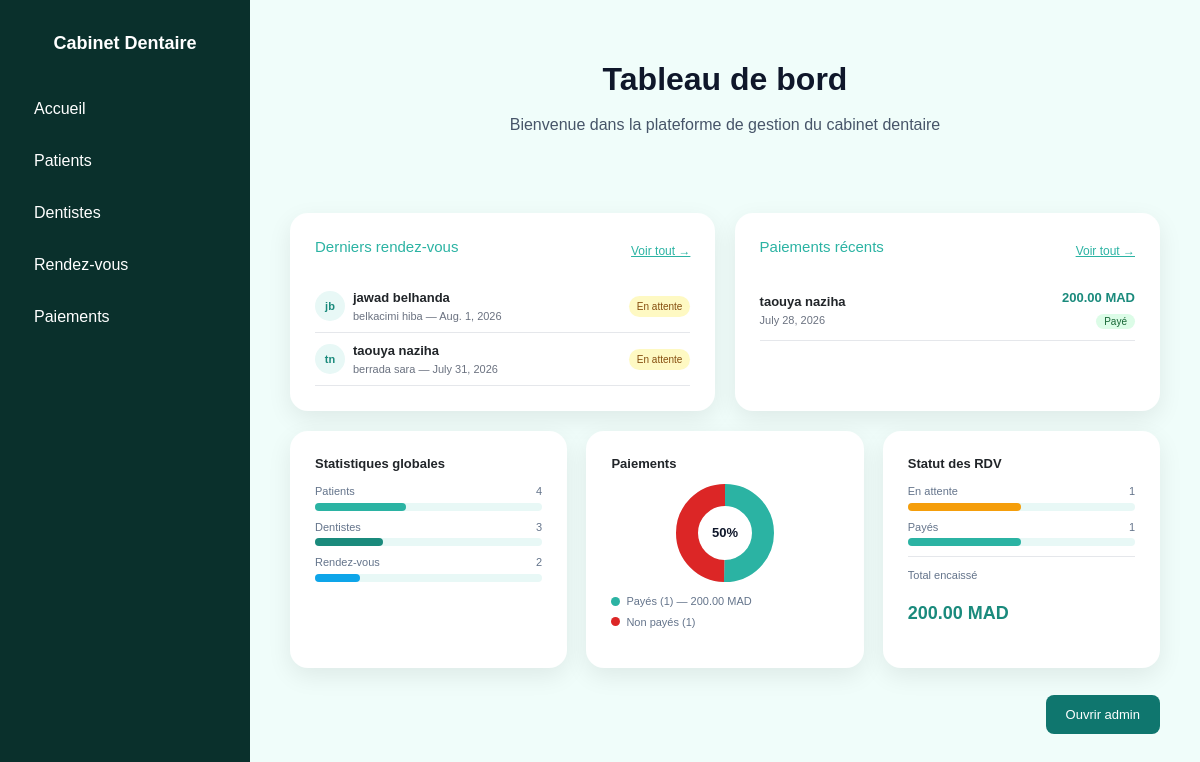
The page / on the database its author committed.
### cabinet/models.py (models this page shows, shortened)
class Rendezvous(models.Model):
    patient = models.ForeignKey(Patient, on_delete=models.CASCADE)
    dentiste = models.ForeignKey(Dentiste, on_delete=models.CASCADE)
    date = models.DateField()
    heure = models.TimeField()
    motif = models.TextField()
    statut = models.CharField(max_length=50, default="En attente")

class Patient(models.Model):
    nom = models.CharField(max_length=100)
    prenom = models.CharField(max_length=100)
    telephone = models.CharField(max_length=20)
    email = models.EmailField()
    date_naissance = models.DateField()
    def __str__(self):
        return self.nom + " " + self.prenom

class Dentiste(models.Model):
    nom = models.CharField(max_length=100)
    specialite = models.CharField(max_length=100)
    telephone = models.CharField(max_length=20)
    email = models.EmailField()
    def __str__(self):
        return self.nom

class Recu(models.Model):
    rendezvous    = models.OneToOneField(Rendezvous, on_delete=models.CASCADE)
    montant       = models.DecimalField(max_digits=8, decimal_places=2)
    date_paiement = models.DateField(auto_now_add=True)
    mode_paiement = models.CharField(max_length=50, choices=[
        ('especes', 'Espèces'),
        ('carte', 'Carte bancaire'),
        ('virement', 'Virement'),
    ], default='especes')

### cabinet/views.py (the view)
# urls.py: path('', views.home, name='home'),
def home(request):
    total_patients   = Patient.objects.count()
    total_dentistes  = Dentiste.objects.count()
    total_rendezvous = Rendezvous.objects.count()
    derniers_rdv      = Rendezvous.objects.order_by('-date')[:3]
    derniers_paiements = Recu.objects.order_by('-date_paiement')[:3]
    rdv_payes         = Rendezvous.objects.filter(recu__isnull=False)
    rdv_impayes       = Rendezvous.objects.filter(recu__isnull=True)
    total_paye        = sum(r.montant for r in Recu.objects.all()) or 0
    return render(request, 'cabinet/home.html', {
        'total_patients':    total_patients,
        'total_dentistes':   total_dentistes,
        'total_rendezvous':  total_rendezvous,
        'derniers_rdv':      derniers_rdv,
        'derniers_paiements': derniers_paiements,
        'rdv_payes':         rdv_payes,
        'rdv_impayes':       rdv_impayes,
        'total_paye':        total_paye,
    })

### cabinet/templates/cabinet/home.html (shortened to what this page needs)
{% extends 'cabinet/base.html' %}
{% block content %}
<div class="dashboard">
    <div class="dashboard-header">
        <h1 class="page-title">Tableau de bord</h1>
        <p class="page-subtitle">Bienvenue dans la plateforme de gestion du cabinet dentaire</p>
    </div>
    <div style="display: grid; grid-template-columns: 1fr 1fr; gap: 1.2rem; width: 100%; max-width: 1200px; margin-bottom: 1.2rem;">
        <div class="table-card">
            <div style="display: flex; justify-content: space-between; align-items: center; margin-bottom: 1rem;">
                <h3 style="font-size: 15px; color: #2BB3A3;">Derniers rendez-vous</h3>
                <a href="/rendezvous/" style="font-size: 12px; color: #2BB3A3;">Voir tout →</a>
            </div>
            {% for rdv in derniers_rdv %}
            <div style="display: flex; justify-content: space-between; align-items: center; padding: 8px 0; border-bottom: 1px solid #e5e7eb;">
                <div style="display: flex; align-items: center; gap: 8px;">
                    <div style="width: 30px; height: 30px; border-radius: 50%; background: #E8F8F6; color: #1A8A7C; font-size: 11px; font-weight: 700; display: flex; align-items: center; justify-content: center;">
                        {{ rdv.patient.nom|first }}{{ rdv.patient.prenom|first }}
                    </div>
                    <div>
                        <p style="font-size: 13px; font-weight: 600; margin: 0;">{{ rdv.patient }}</p>
                        <p style="font-size: 11px; color: #6b7280; margin: 0;">{{ rdv.dentiste }} — {{ rdv.date }}</p>
                    </div>
                </div>
                <span style="font-size: 10px; padding: 3px 8px; border-radius: 20px; background: #fef9c3; color: #854d0e;">
                    {{ rdv.statut }}
                </span>
            </div>
            {% empty %}
            <p style="font-size: 13px; color: #6b7280;">Aucun rendez-vous.</p>
            {% endfor %}
        </div>
        <div class="table-card">
            <div style="display: flex; justify-content: space-between; align-items: center; margin-bottom: 1rem;">
                <h3 style="font-size: 15px; color: #2BB3A3;">Paiements récents</h3>
                <a href="/paiements/" style="font-size: 12px; color: #2BB3A3;">Voir tout →</a>
            </div>
            {% for recu in derniers_paiements %}
            <div style="display: flex; justify-content: space-between; align-items: center; padding: 8px 0; border-bottom: 1px solid #e5e7eb;">
                <div>
                    <p style="font-size: 13px; font-weight: 600; margin: 0;">{{ recu.rendezvous.patient }}</p>
                    <p style="font-size: 11px; color: #6b7280; margin: 0;">{{ recu.date_paiement }}</p>
                </div>
                <div style="text-align: right;">
                    <p style="font-size: 13px; font-weight: 700; color: #1A8A7C; margin: 0;">{{ recu.montant }} MAD</p>
                    <span style="font-size: 10px; padding: 2px 8px; border-radius: 20px; background: #dcfce7; color: #166534;">Payé</span>
                </div>
            </div>
            {% empty %}
            <p style="font-size: 13px; color: #6b7280;">Aucun paiement.</p>
            {% endfor %}
        </div>
    </div>
    <div style="display: grid; grid-template-columns: 1fr 1fr 1fr; gap: 1.2rem; width: 100%; max-width: 1200px; margin-bottom: 1.2rem;">
        <div class="table-card">
            <h3 style="font-size: 13px; font-weight: 600; margin-bottom: 12px;">Statistiques globales</h3>
            {% with total=total_rendezvous|add:total_patients|add:total_dentistes %}
            <div style="margin-bottom: 8px;">
                <div style="display:flex; justify-content:space-between; font-size:11px; color:#64748B; margin-bottom:3px;">
                    <span>Patients</span><span>{{ total_patients }}</span>
                </div>
                <div style="height:8px; background:#E8F8F6; border-radius:4px;">
                    <div style="height:100%; background:#2BB3A3; border-radius:4px; width: {% widthratio total_patients 10 100 %}%;"></div>
                </div>
            </div>
            <div style="margin-bottom: 8px;">
                <div style="display:flex; justify-content:space-between; font-size:11px; color:#64748B; margin-bottom:3px;">
                    <span>Dentistes</span><span>{{ total_dentistes }}</span>
                </div>
                <div style="height:8px; background:#E8F8F6; border-radius:4px;">
                    <div style="height:100%; background:#1A8A7C; border-radius:4px; width: {% widthratio total_dentistes 10 100 %}%;"></div>
                </div>
            </div>
            <div style="margin-bottom: 8px;">
                <div style="display:flex; justify-content:space-between; font-size:11px; color:#64748B; margin-bottom:3px;">
                    <span>Rendez-vous</span><span>{{ total_rendezvous }}</span>
                </div>
                <div style="height:8px; background:#E8F8F6; border-radius:4px;">
                    <div style="height:100%; background:#0EA5E9; border-radius:4px; width: {% widthratio total_rendezvous 10 100 %}%;"></div>
                </div>
            </div>
            {% endwith %}
        </div>
        <div class="table-card" style="display:flex; flex-direction:column; align-items:center;">
            <h3 style="font-size: 13px; font-weight: 600; margin-bottom: 12px; align-self:flex-start;">Paiements</h3>
            <svg width="100" height="100" viewBox="0 0 100 100">
                <circle cx="50" cy="50" r="38" fill="none" stroke="#E8F8F6" stroke-width="22"/>
                <circle cx="50" cy="50" r="38" fill="none" stroke="#2BB3A3" stroke-width="22"
                    stroke-dasharray="{% widthratio rdv_payes.count total_rendezvous 239 %} 239"
                    stroke-dashoffset="0" transform="rotate(-90 50 50)"/>
                <circle cx="50" cy="50" r="38" fill="none" stroke="#dc2626" stroke-width="22"
                    stroke-dasharray="{% widthratio rdv_impayes.count total_rendezvous 239 %} 239"
                    stroke-dashoffset="-{% widthratio rdv_payes.count total_rendezvous 239 %}"
                    transform="rotate(-90 50 50)"/>
                <text x="50" y="54" text-anchor="middle" font-size="13" font-weight="700" fill="#0F172A">
                    {% widthratio rdv_payes.count total_rendezvous 100 %}%
                </text>
            </svg>
            <div style="margin-top: 10px; width: 100%;">
                <div style="display:flex; align-items:center; gap:6px; font-size:11px; color:#64748B; margin-bottom:4px;">
                    <div style="width:9px; height:9px; border-radius:50%; background:#2BB3A3;"></div>
                    Payés ({{ rdv_payes.count }}) — {{ total_paye }} MAD
                </div>
                <div style="display:flex; align-items:center; gap:6px; font-size:11px; color:#64748B;">
                    <div style="width:9px; height:9px; border-radius:50%; background:#dc2626;"></div>
                    Non payés ({{ rdv_impayes.count }})
                </div>
            </div>
        </div>
        <div class="table-card">
            <h3 style="font-size: 13px; font-weight: 600; margin-bottom: 12px;">Statut des RDV</h3>
            <div style="margin-bottom: 8px;">
                <div style="display:flex; justify-content:space-between; font-size:11px; color:#64748B; margin-bottom:3px;">
                    <span>En attente</span><span>{{ rdv_impayes.count }}</span>
                </div>
                <div style="height:8px; background:#E8F8F6; border-radius:4px;">
                    <div style="height:100%; background:#f59e0b; border-radius:4px; width: {% if total_rendezvous %}{% widthratio rdv_impayes.count total_rendezvous 100 %}{% else %}0{% endif %}%;"></div>
                </div>
            </div>
            <div style="margin-bottom: 8px;">
                <div style="display:flex; justify-content:space-between; font-size:11px; color:#64748B; margin-bottom:3px;">
                    <span>Payés</span><span>{{ rdv_payes.count }}</span>
                </div>
                <div style="height:8px; background:#E8F8F6; border-radius:4px;">
                    <div style="height:100%; background:#2BB3A3; border-radius:4px; width: {% if total_rendezvous %}{% widthratio rdv_payes.count total_rendezvous 100 %}{% else %}0{% endif %}%;"></div>
                </div>
            </div>
            <div style="border-top:1px solid #e5e7eb; margin-top:10px; padding-top:10px;">
                <p style="font-size:11px; color:#64748B;">Total encaissé</p>
                <p style="font-size:18px; font-weight:700; color:#1A8A7C;">{{ total_paye }} MAD</p>
            </div>
        </div>
    </div>
    <div style="
        width: 100%;
        max-width: 1200px;
        margin-top: 0.5rem;
        display: flex;
        justify-content: flex-end;
    ">
        <a href="/admin/" target="_blank" rel="noopener noreferrer"
        style="background-color: #0F766E;
            color: white;
            text-decoration: none;
            padding: 10px 20px;
            border-radius: 8px;
            font-size: 13px;
            font-weight: 500;
            display: inline-flex;
            align-items: center;
            gap: 6px;"
        >Ouvrir admin</a>
    </div>
</div>
{% endblock %}

### cabinet/templates/cabinet/base.html (shortened to what this page needs)
{% load static %}
<!DOCTYPE html>
<html lang="fr">
<head>
    <link rel="stylesheet" href="{% static 'cabinet/bootstrap/css/bootstrap.min.css' %}">
    <link rel="stylesheet" href="{% static 'cabinet/css/style.css' %}?v={% now 'U' %}">
</head>
<body>
<div class="dasch">
   <aside class="sidebar">
    <div class="sidebar-title">Cabinet Dentaire</div>
    <a href="/" class="sidebar-link">Accueil</a>
    <a href="/patients/" class="sidebar-link">Patients</a>
    <a href="/dentistes/" class="sidebar-link">Dentistes</a>
    <a href="/rendezvous/" class="sidebar-link">Rendez-vous</a>
    <a href="/paiements/" class="sidebar-link">Paiements</a>
    </aside>
    <main class="content">
        {% block content %}
        {% endblock %}
    </main>
</div>
</body>
</html>

### cabinet/static/cabinet/css/style.css (style rules this page uses)
* { padding: 0; margin: 0; box-sizing: border-box; }
body { font-family: 'Arial', sans-serif; background-color: #F8FAFC; }
.dasch { display: flex; min-height: 100vh; }
.sidebar { width: 250px; min-height: 100vh; background-color: #0a302c; padding: 30px 20px; }
.sidebar-title { color: white; font-size: 28px; font-weight: bold; margin-bottom: 60px; text-align: center; line-height: 1,6; white-space: nowrap; }
.sidebar-link { display: flex; align-items: center; gap: 15px; color: white; text-decoration: none; font-size: 24px; padding: 16px 20px; margin-bottom: 25px; border-radius: 12px; transition: 0.3s; }
.content { flex: 1; padding: 40px; background-color: #F0FDFA; }
.dashboard { width: 100%; min-height: 80vh; display: flex; flex-direction: column; align-items: center; }
.dashboard-header { text-align: center; margin-top: 20px; margin-bottom: 60px; }
.page-title { font-size: 48px; font-weight: bold; color: #0F172A; margin-bottom: 15px; }
.page-subtitle { font-size: 22px; color: #475569; }
.table-card { background-color: white; padding: 25px; border-radius: 18px; box-shadow: 0 8px 25px rgba(0, 0, 0, 0.08); }
.sidebar-title { font-size: 18px !important; margin-bottom: 30px !important; }
.sidebar-link { font-size: 16px !important; padding: 10px 14px !important; margin-bottom: 8px !important; }
.page-title { font-size: 32px !important; }
.page-subtitle { font-size: 16px !important; }

### rows shown on the page
Rendezvous: patient.nom|first "j", patient.prenom|first "b", patient "jawad belhanda", dentiste "belkacimi hiba", date "Aug. 1, 2026", statut "En attente"
Rendezvous: patient.nom|first "t", patient.prenom|first "n", patient "taouya naziha", dentiste "berrada sara", date "July 31, 2026", statut "En attente"
Recu: rendezvous.patient "taouya naziha", date_paiement "July 28, 2026", montant "200.00"

### other values the page prints
{{ total_patients }} "4"
{{ total_dentistes }} "3"
{{ total_rendezvous }} "2"
{{ rdv_payes.count }} "1"
{{ total_paye }} "200.00"
{{ rdv_impayes.count }} "1"
